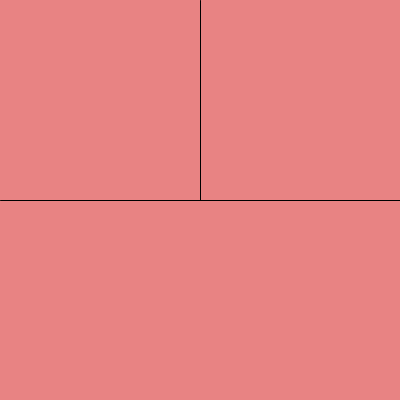
Frame 1 (no input)
Frame 60 (the mouse pressed at the canvas centre just before this capture): identical to frame 1, image omitted
Frame 120 (the mouse held since frame 60 and released just before this capture): identical to frame 1, image omitted

The Processing sketch that drew this single still picture (run headless with seeded random() and noise(); from frame 60 on, the mouse is pressed at the canvas centre):

// Processing sketch: processing_186959
// ── processing_186959.pde


void setup(){ //function where we set initial values - runs only once

  size(400,400); //size of sketch

  background(232,131,131);  //background color

}

void draw(){ 
    background(232,131,131); 
  stroke(0);
  //lines to show where different clicks will work
  
  line (200,0,200,200);
  line (200,200,400,200);
  line (200,200,0,200);
  
  //saying if the rightmouse is pressed in the top left box a ellipse will show up
  if(mousePressed && mouseButton == RIGHT && mouseX<width/2 && mouseY<height/2){
 noStroke();        
  ellipse(mouseX,mouseY,50,50);
    fill(0); 
    
  }else{             
    noFill();        
  }
  //saying if the leftmouse is pressed in the top right box a rectangle will show up
  if(mousePressed && mouseButton == LEFT && mouseX>width/2 && mouseY<height/2){
    fill(0);
 rect(mouseX,mouseY,50,50);
  
}
//to make the random green flashing effect
for (int i = 0; i < 150; i++){
  float ran = random (50);
  float ran2 = random (25);
  float ran3 = random (255);
  stroke(ran*5);
//saying if the centemouse is pressed in the bottom box a rectangle will show up
  if(mousePressed && mouseButton == CENTER && mouseY>height/2){
    fill(ran, ran3,ran2);
 rect(mouseX,mouseY,150,150);
}
}
}
